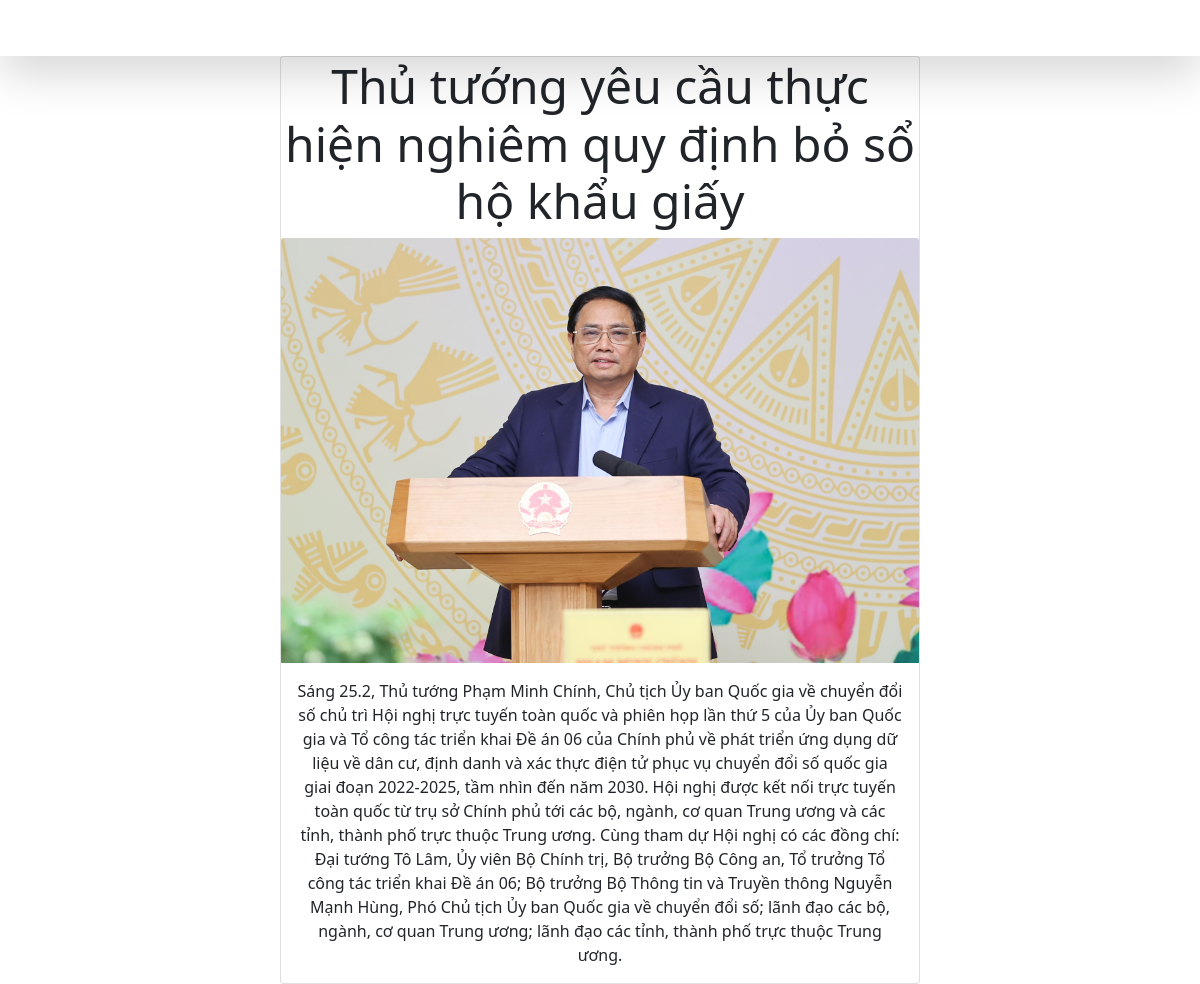
Page /3 on the committed database.
### home/models.py (models this page shows)
class Post(models.Model):
    ten = models.CharField(max_length=100)
    anh = models.ImageField()
    noidung = models.TextField(default='')
    thoigian = models.DateField(auto_now_add=True)

### home/views.py (the view)
# urls.py: path('<int:id>',views.chitiet),
def chitiet(request,id):
    post = {'post': Post.objects.get(id=id)}
    return render(request, 'pages/chitiet.html', post)

### home/templates/pages/chitiet.html (shortened to what this page needs)
{% extends 'pages/base.html' %}
{% block content %}
<div align="center">
    <div class="card" style="width: 40rem;">
        <h5 class="card-title" style="font-size: 3rem; ">{{post.ten}}</h5>
        <img src="{{post.anh.url}}" class="card-img-top" alt="...">
        <div class="card-body">
            <p class="card-text" style="font-size: 1rem;">{{post.noidung}}</p>
        </div>
    </div>
</div>
{% endblock  %}

### rows in the picture
Post: ten "Thủ tướng yêu cầu thực hiện nghiêm quy định bỏ sổ hộ khẩu giấy", anh (picture), noidung "Sáng 25.2, Thủ tướng Phạm Minh Chính, Chủ tịch Ủy ban Quốc gia về chuyển đổi số chủ trì Hội nghị trực tuyến toàn quốc và phiên họp lần thứ 5 của Ủy ban Quốc gia và Tổ công tác triển khai Đề án 06 của Chính phủ về phát triển ứng dụng dữ liệu về dân cư, định danh và xác thực điện tử phục vụ chuyển đổi số quốc gia giai đoạn 2022-2025, tầm nhìn đến năm 2030. Hội nghị được kết nối trực tuyến toàn quốc từ trụ sở Chính phủ tới các bộ, ngành, cơ quan Trung ương và các tỉnh, thành phố trực thuộc Trung ương. Cùng tham dự Hội nghị có các đồng chí: Đại tướng Tô Lâm, Ủy viên Bộ Chính trị, Bộ trưởng Bộ Công an, Tổ trưởng Tổ công tác triển khai Đề án 06; Bộ trưởng Bộ Thông tin và Truyền thông Nguyễn Mạnh…"
